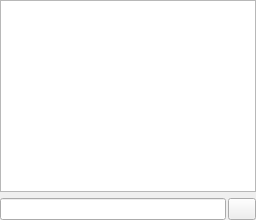
       <widget class="QWidget" name="page_repos">
        <layout class="QVBoxLayout" name="verticalLayout_4">
         <property name="leftMargin">
          <number>0</number>
         </property>
         <property name="topMargin">
          <number>0</number>
         </property>
         <property name="rightMargin">
          <number>0</number>
         </property>
         <property name="bottomMargin">
          <number>0</number>
         </property>
         <item>
          <widget class="RepositoriesTreeWidget" name="treeWidget_repos">
           <property name="sizePolicy">
            <sizepolicy hsizetype="Preferred" vsizetype="Expanding">
             <horstretch>0</horstretch>
             <verstretch>0</verstretch>
            </sizepolicy>
           </property>
           <property name="contextMenuPolicy">
            <enum>Qt::CustomContextMenu</enum>
           </property>
           <property name="acceptDrops">
            <bool>true</bool>
           </property>
           <property name="editTriggers">
            <set>QAbstractItemView::EditKeyPressed|QAbstractItemView::SelectedClicked</set>
           </property>
           <property name="dragEnabled">
            <bool>true</bool>
           </property>
           <property name="dragDropMode">
            <enum>QAbstractItemView::InternalMove</enum>
           </property>
           <property name="defaultDropAction">
            <enum>Qt::MoveAction</enum>
           </property>
           <property name="verticalScrollMode">
            <enum>QAbstractItemView::ScrollPerPixel</enum>
           </property>
           <property name="rootIsDecorated">
            <bool>false</bool>
           </property>
           <attribute name="headerVisible">
            <bool>false</bool>
           </attribute>
           <column>
            <property name="text">
             <string notr="true">1</string>
            </property>
           </column>
          </widget>
         </item>
         <item>
          <widget class="QFrame" name="frame_5">
           <property name="frameShape">
            <enum>QFrame::NoFrame</enum>
           </property>
           <property name="frameShadow">
            <enum>QFrame::Plain</enum>
           </property>
           <layout class="QHBoxLayout" name="horizontalLayout_4">
            <property name="spacing">
             <number>2</number>
            </property>
            <property name="leftMargin">
             <number>0</number>
            </property>
            <property name="topMargin">
             <number>0</number>
            </property>
            <property name="rightMargin">
             <number>0</number>
            </property>
            <property name="bottomMargin">
             <number>0</number>
            </property>
            <item>
             <widget class="QLineEdit" name="lineEdit_filter">
              <property name="sizePolicy">
               <sizepolicy hsizetype="Preferred" vsizetype="Fixed">
                <horstretch>0</horstretch>
                <verstretch>0</verstretch>
               </sizepolicy>
              </property>
              <property name="focusPolicy">
               <enum>Qt::ClickFocus</enum>
              </property>
             </widget>
            </item>
            <item>
             <widget class="ClearButton" name="toolButton_erase_filter">
              <property name="minimumSize">
               <size>
                <width>22</width>
                <height>17</height>
               </size>
              </property>
              <property name="focusPolicy">
               <enum>Qt::NoFocus</enum>
              </property>
              <property name="text">
               <string/>
              </property>
              <property name="iconSize">
               <size>
                <width>20</width>
                <height>15</height>
               </size>
              </property>
             </widget>
            </item>
           </layout>
          </widget>
         </item>
        </layout>
       </widget>
